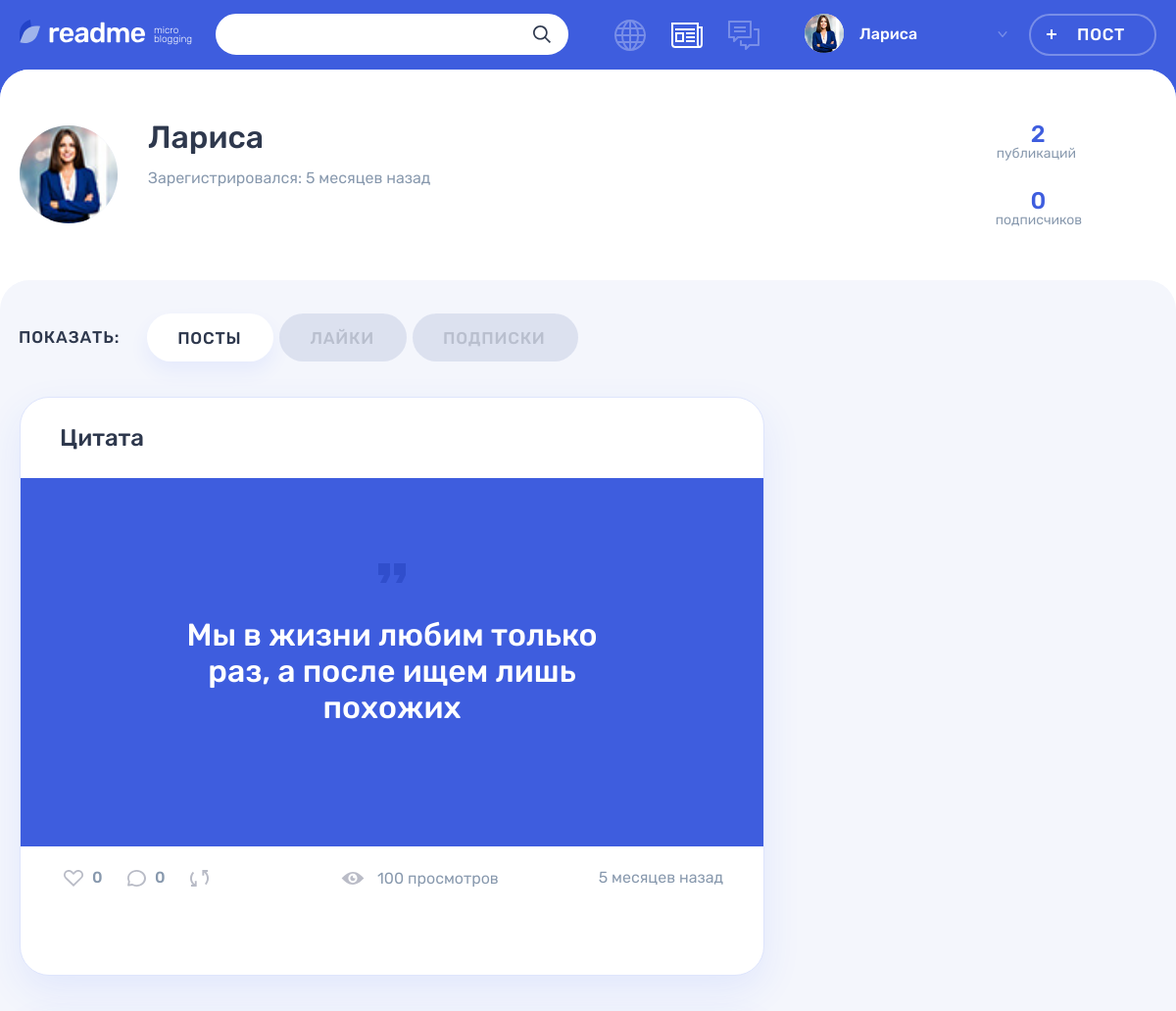
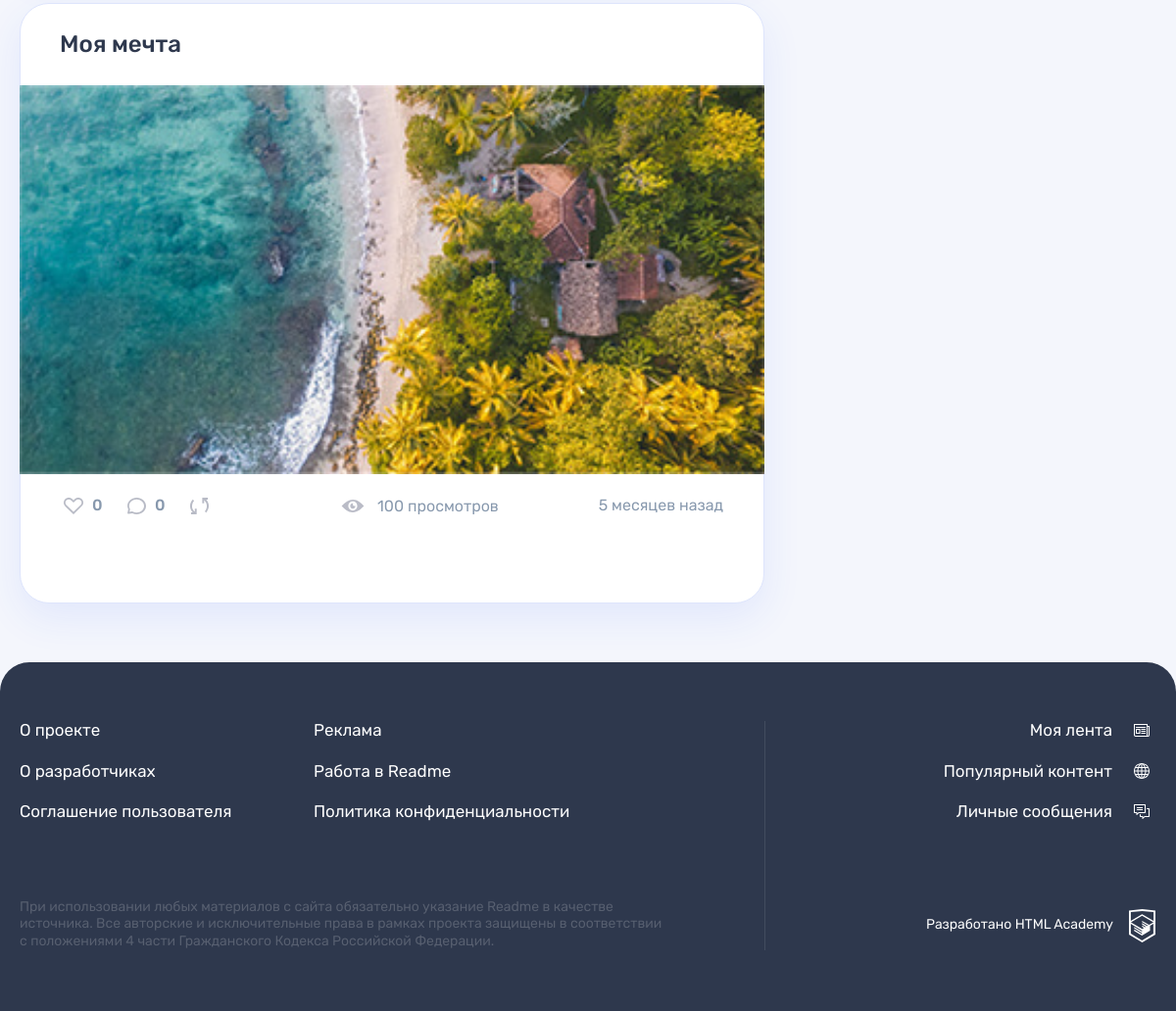
Screenshot of /profileControl.php?UserId=1 (signed in) with the database file from the repository (2 pictures, top to bottom).
### tables this page shows
CREATE TABLE users
(
    id               INT AUTO_INCREMENT PRIMARY KEY,
    registrationDate TIMESTAMP DEFAULT CURRENT_TIMESTAMP,
    email            VARCHAR(128) NOT NULL UNIQUE,
    login            VARCHAR(128) UNIQUE,
    password         CHAR(64)     NOT NULL,
    avatar           VARCHAR(255)
);

CREATE TABLE posts
(
    id           INT AUTO_INCREMENT PRIMARY KEY,
    creationDate TIMESTAMP DEFAULT CURRENT_TIMESTAMP,
    title        VARCHAR(128),
    content      VARCHAR(255),
    typeID       INT NOT NULL,
    authorId     INT NOT NULL,
    image        VARCHAR(255),
    video        VARCHAR(255),
    link         VARCHAR(255),
    views        INT,
    author       VARCHAR(128),
    repostCount  VARCHAR(128),
    FOREIGN KEY (authorId) REFERENCES users (id),
    FOREIGN KEY (typeId) REFERENCES content_type (id)
);

### helpers.php (called while the page is built, shortened)
<?php
function get_noun_plural_form(int $number, string $one, string $two, string $many): string
{
    $number = (int)$number;
    $mod10 = $number % 10;
    $mod100 = $number % 100;
    switch (true) {
        default:
            return $many;
    }
}
function include_template($name, array $data = [])
{
    $name = 'templates/'.$name;
    $result = '';
    if (! is_readable($name)) {
        return $result;
    }
    extract($data);
    require $name;
    $result = ob_get_clean();
    return $result;
}
function generate_random_date($index)
{
    $deltas = [['minutes' => 59], ['hours' => 23], ['days' => 6], ['weeks' => 4], ['months' => 11]];
    $dcnt = count($deltas);
    $delta = $deltas[$index];
    $timeval = rand(1, current($delta));
    $timename = key($delta);
    $ts = strtotime("$timeval $timename ago");
    $dt = date('Y-m-d H:i:s', $ts);
    return $dt;
}

### functions.php (called while the page is built, shortened)
<?php
function DateFormat($index, $data = '')
{
    $RandomDate = date_create(generate_random_date($index));
    if (! empty($data)) {
        $RandomDate = new DateTime($data);
    }
    $current_time = new DateTime();
    $date = $current_time->diff($RandomDate);
    if ($date->format('%y') >= 1) {
        return $RandomDate->format("d-M-Y");
    } elseif (1.25 <= ((int)$date->format('%m')) + ($date->format('%d')) / 31) {
        return seePlural($date->format('%m'), 'месяц', 'месяца', 'месяцев');
    } elseif ((1 <= $date->format('%d'))) {
        return seePlural($date->format('%d'), 'день', 'дня', 'дней');
    } elseif (1 <= $date->format('%h')) {
        return seePlural($date->format('%h'), 'час', 'часа', 'часов');
    } else {
        return seePlural($date->format('%i'), 'минута', 'минуты', 'минут');
    }
}
function seePlural($str, $one, $two, $many, $ending = ' назад')
{
    return $str.' '.get_noun_plural_form($str, $one, $two, $many).$ending;
}
function SqlRequest($reques, $from, $where, $con, $id = '', $as = '', $join = "")
{
    $sql = sprintf("SELECT  %s %s  from %s %s WHERE %s %s", $reques, $as, $from, $join, $where, $id);
    $result = mysqli_query($con, $sql);
    $data = mysqli_fetch_all($result, MYSQLI_ASSOC);
    return $data;
}
function preparePostSatatisticDate($con, $id)
{
    $data = array();
    $like = SqlRequest('COUNT(userId)', 'likes', 'recipientId =', $con, mysqli_real_escape_string($con, $id));
    $comment = SqlRequest('COUNT(content)', 'comments', 'postId =', $con, mysqli_real_escape_string($con, $id));
    $reposts = SqlRequest("repostCount", "posts", "id = ", $con, mysqli_real_escape_string($con, $id));
    $view = SqlRequest('views', 'posts', ' id =', $con, mysqli_real_escape_string($con, $id));
    array_push($data, array(
        'like' => $like[0]['COUNT(userId)'],
        'comment' => $comment[0]['COUNT(content)'],
        'reposts' => $reposts[0]['repostCount'],
        'view' => $view[0]['views'],
    ));
    return $data;
}

### templates/widgets/postFeed.php (the view, shortened to what this page needs)
<?php if (intval($typeID) === 2) : ?>
    <article class = "post-quote" >
        <header class="post__header">
            <a href="<?= strip_tags($link); ?>"><h2> <?= strip_tags($title) ?></h2></a>
        </header>
        <div class="post__main post-quote ">
            <blockquote >
                <p >
                    <?= strip_tags($content) ?>
                </p>
            </blockquote>
        </div>
    </article>
<?php elseif (intval($typeID) === 3) : ?>
    <div class="post__main">
        <h2><a href="<?= strip_tags($link); ?>"><?= strip_tags($title) ?></a></h2>
        <div class="post-photo__image-wrapper">
            <img src="img/<?= strip_tags($content) ?>"
                 alt="Фото от пользователя" width="760" height="396">
        </div>
    </div>
<?php endif; ?>

### templates/widgets/likesRepostsComments.php (shortened to what this page needs)
<div class="post__buttons">
    <a class="post__indicator post__indicator--likes button" href="like.php?postId=<?= strip_tags($id) ?>" title="Лайк">
        <svg class="post__indicator-icon" width="20" height="17">
            <use xlink:href="#icon-heart"></use>
        </svg>
        <span><?= strip_tags($like) ?></span>
    </a>
    <a class="post__indicator post__indicator--comments button" href="../post.php?id=<?= strip_tags($id) ?>" title="Комментарии">
        <svg class="post__indicator-icon" width="19" height="17">
            <use xlink:href="#icon-comment"></use>
        </svg>
        <span><?= strip_tags($comment) ?></span>
    </a>
    <a class="post__indicator post__indicator--repost button" href="../repost.php?id=<?= strip_tags($id) ?>"
       title="Репост">
        <svg class="post__indicator-icon" width="19" height="17">
            <use xlink:href="#icon-repost"></use>
        </svg>
    </a>
</div>
<span class="post__view"><?= strip_tags($view).' просмотров' ?></span>

### templates/widgets/profilePosts.php (shortened to what this page needs)
<section class="profile__posts tabs__content tabs__content--active">
    <?php
    foreach ($posts as $post) : ?>
        <article class="profile__post post post-photo">
            <?= $post[0]['postFeed']; ?>
            <footer class="post__footer">
                <div class="post__indicators">
                    <?= $post[0]['likesRepostComments']; ?>
                    <time class="post__time" datetime="2019-01-30T23:41"><?= DateFormat(1, $post['creationDate']) ?></time>
                </div>
                <ul class="comments__list">
                    <div style="margin:1%">
                        <?= $post[0]['comments']; ?>
                    </div>
                </ul>
            </footer>
        </article>
    <?php endforeach; ?>
</section>

### templates/profile.php (shortened to what this page needs)
<!DOCTYPE html>
<main class="page__main page__main--profile">
    <div class="profile profile--default">
        <div class="profile__user-wrapper">
            <div class="profile__user user container">
                <div class="profile__user-info user__info">
                    <div class="profile__avatar user__avatar">
                        <img class="profile__picture user__picture"
                             src="../img/<?= strip_tags($AuthorInfo['avatar']) ?>"
                             alt="Аватар пользователя" style="width: 100px;">
                    </div>
                    <div class="profile__name-wrapper user__name-wrapper">
                        <span class="profile__name user__name"><?= strip_tags($AuthorInfo['login']) ?></span>
                        <time class="profile__user-time user__time" datetime="2014-03-20">Зарегистрировался:  <?= DateFormat(0, $AuthorInfo['registrationDate']) ?></time>
                    </div>
                </div>
                <div class="profile__rating user__rating">
                    <p class="profile__rating-item user__rating-item user__rating-item--publications">
                        <span class="user__rating-amount"><?= strip_tags($postsCount); ?></span>
                        <span class="profile__rating-text user__rating-text">публикаций</span>
                    </p>
                    <p class="profile__rating-item user__rating-item user__rating-item--subscribers">
                        <span class="user__rating-amount"><?= strip_tags($subscribersCount) ?></span>
                        <span class="profile__rating-text user__rating-text">подписчиков</span>
                    </p>
                </div>
            </div>
        </div>
        <div class="profile__tabs-wrapper tabs">
            <div class="container">
                <div class="profile__tabs filters">
                    <b class="profile__tabs-caption filters__caption">Показать:</b>
                    <ul class="profile__tabs-list filters__list tabs__list">
                        <li class="profile__tabs-item filters__item">
                            <a class="profile__tabs-link filters__button filters__button--active tabs__item tabs__item--active button">Посты</a>
                        </li>
                        <?php if (intval($sessionId) === intval($userId)) { ?>
                            <li class="profile__tabs-item filters__item">
                                <a class="profile__tabs-link filters__button tabs__item button" href="#">Лайки</a>
                            </li>
                            <li class="profile__tabs-item filters__item">
                                <a class="profile__tabs-link filters__button tabs__item button"
                                   href="#">Подписки</a>
                            </li>
                        <?php } ?>
                    </ul>
                </div>
                <div class="profile__tab-content">
                    <?php
                    echo $profilePosts;
                    ?>
                </div>
            </div>
        </div>
    </div>
</main>

### templates/layout.php (shortened to what this page needs)
<!DOCTYPE html>
<html lang="ru">
<head>
    <link rel="stylesheet" href="css/main.css">
</head>
<body class="page">
<header class="header">
    <div class="header__wrapper container">
        <div class="header__logo-wrapper">
            <a class="header__logo-link" href="../">
                <img class="header__logo" src="img/logo.svg" alt="Логотип readme" width="128" height="24">
            </a>
            <p class="header__topic">
                micro blogging
            </p>
        </div>
        <form class="header__search-form form" action="../search.php" method="get">
            <div class="header__search">
                <input class="header__search-input form__input" name="request" type="search">
                <button class="header__search-button button" type="submit">
                    <svg class="header__search-icon" width="18" height="18">
                        <use xlink:href="#icon-search"></use>
                    </svg>
                </button>
            </div>
        </form>
        <div class="header__nav-wrapper">
            <nav class="header__nav">
                <ul class="header__my-nav">
                    <li class="header__my-page header__my-page--popular">
                        <a class="header__page-link <?= $tab === 'popular' ? 'header__page-link--active' : '' ?>"
                           href="../popular.php?tab=popular"
                           title="Популярный контент">
                        </a>
                    </li>
                    <li class="header__my-page header__my-page--feed">
                        <a class="header__page-link <?= ($tab === 'feed' || $tab === '') ? 'header__page-link--active' : '' ?>"
                           href="/index.php?tab=feed" title="Моя лента">
                        </a>
                    </li>
                    <li class="header__my-page header__my-page--messages">
                        <a class="header__page-link <?= $tab === 'message' ? 'header__page-link--active' : '' ?> "
                           href="../messages.php?tab=message" title="Личные сообщения">
                        </a>
                    </li>
                </ul>
                <?php
                if (! isset($_SESSION)) { ?>
                    <li class="header__authorization">
                        <a class="header__user-button header__authorization-button button"
                           href="../index.php">Вход</a>
                    </li>
                    <li>
                        <a class="header__user-button header__user-button--active header__register-button button">Регистрация</a>
                    </li>
                <?php } else { ?>
                    <ul class="header__user-nav">
                        <li class="header__profile">
                            <a class="header__profile-link" href="#">
                                <div class="header__avatar-wrapper">
                                    <img class="header__profile-avatar" src="<?= strip_tags($avatar) ?>"
                                         alt="Аватар профиля">
                                </div>
                                <div class="header__profile-name">
                                            <span>
                                            <?= strip_tags($userName); ?>
                                            </span>
                                    <svg class="header__link-arrow" width="10" height="6">
                                        <use xlink:href="#icon-arrow-right-ad"></use>
                                    </svg>
                                </div>
                            </a>
                        </li>
                        <li>
                            <a class="header__post-button button button--transparent" href="add.php">Пост</a>
                        </li>
                    </ul>
                <?php } ?>
            </nav>
        </div>
    </div>
</header>
<?= $content; ?>
<footer class="footer">
    <div class="footer__wrapper">
        <div class="footer__container container">
            <div class="footer__site-info">
                <div class="footer__site-nav">
                    <ul class="footer__info-pages">
                        <li class="footer__info-page">
                            <a class="footer__page-link" href="#">О проекте</a>
                        </li>
                        <li class="footer__info-page">
                            <a class="footer__page-link" href="#">Реклама</a>
                        </li>
                        <li class="footer__info-page">
                            <a class="footer__page-link" href="#">О разработчиках</a>
                        </li>
                        <li class="footer__info-page">
                            <a class="footer__page-link" href="#">Работа в Readme</a>
                        </li>
                        <li class="footer__info-page">
                            <a class="footer__page-link" href="#">Соглашение пользователя</a>
                        </li>
                        <li class="footer__info-page">
                            <a class="footer__page-link" href="#">Политика конфиденциальности</a>
                        </li>
                    </ul>
                </div>
                <p class="footer__license">
                    При использовании любых материалов с сайта обязательно указание Readme в качестве источника. Все
                    авторские и исключительные права в рамках проекта защищены в соответствии с положениями 4 части
                    Гражданского Кодекса Российской Федерации.
                </p>
            </div>
            <div class="footer__my-info">
                <ul class="footer__my-pages">
                    <li class="footer__my-page footer__my-page--feed">
                        <a class="footer__page-link" href="../index.php">Моя лента</a>
                    </li>
                    <li class="footer__my-page footer__my-page--popular">
                        <a class="footer__page-link" href="../popular.php">Популярный контент</a>
                    </li>
                    <li class="footer__my-page footer__my-page--messages">
                        <a class="footer__page-link" href="../messages.php">Личные сообщения</a>
                    </li>
                </ul>
                <div class="footer__copyright">
                    <a class="footer__copyright-link" href="#">
                        <span>Разработано HTML Academy</span>
                        <svg class="footer__copyright-logo" width="27" height="34">
                            <use xlink:href="#icon-htmlacademy"></use>
                        </svg>
                    </a>
                </div>
            </div>
        </div>
    </div>
</footer>
</body>
</html>

### rows the page displays
users: login "Лариса", avatar (picture), registrationDate "5 месяцев назад"
posts: typeID "2", title "Цитата", content "Мы в жизни любим только раз, а после ищем лишь похожих", creationDate "5 месяцев назад"
posts: title "Моя мечта", content (picture), creationDate "5 месяцев назад"

### other values shown
strip_tags($subscribersCount) "0"
